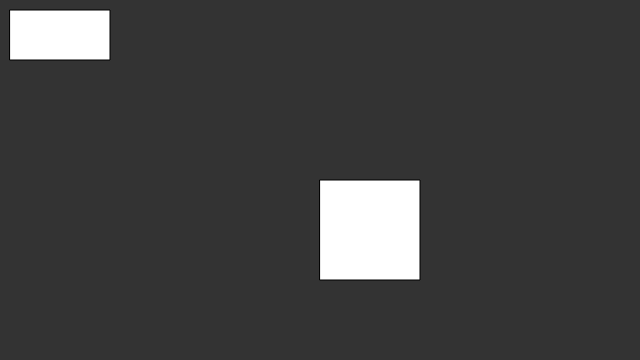
Frame 1 (no input)
Frame 60 (no input): identical to frame 1, image omitted
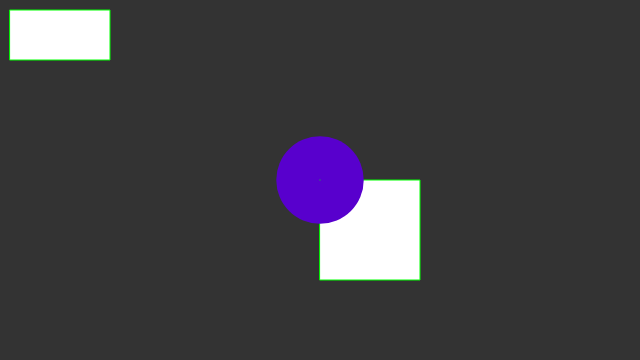
Frame 120 (the mouse pressed at the canvas centre since frame 60)

The p5.js sketch that drew these frames (run headless with seeded random() and noise() and a simulated clock; from frame 60 on, the mouse is pressed at the canvas centre):

// p5.js sketch
// ── sketch.js
var red;
var blue;
var x = [];
var y = [];
var s = [];
var r = [];
var b = [];

var rectX = 10;
var rectY = 10;
var rectH = 50;
var rectW = 100;

var rot = 0;

function setup() {
	createCanvas(640, 360);
	red = random(0,255);
	blue = random(0,255);
}

function draw() {
	background(51);
	
	fill(255);
	rect(rectX, rectY, rectW, rectH); 
	
	push();
	translate(width/2, height/2);
	rotate(rot);
	rect(0, 0, 100, 100);
	pop();
	
	for (var i = 0; i < x.length; i++) {
		noStroke();
		fill(r[i],0,b[i]);
		ellipse(x[i], y[i], s[i]);
		stroke(0,255,0);
		line(mouseX, mouseY, x[i], y[i]);
	}
}

function mousePressed() {
	
	var clickedButton = false;
	
	for (var i = 0; i < x.length; i++) {
		if (dist(mouseX, mouseY, x[i], y[i]) < s[i]) {
			r[i] = random(0,255);
			b[i] = random(0,255);
			clickedButton = true;
		}
	}
	
	if (mouseX > rectX && mouseX < rectX + rectW && mouseY > rectY && mouseY < rectY + rectH) {
		clickedButton = true;
		rot += 0.1;
	}
	
	if (!clickedButton) {
		x.push(mouseX);
		y.push(mouseY);
		s.push( random(50, 100) );
		r.push( random(0,255) );
		b.push( random(0,255) );
	}
}
